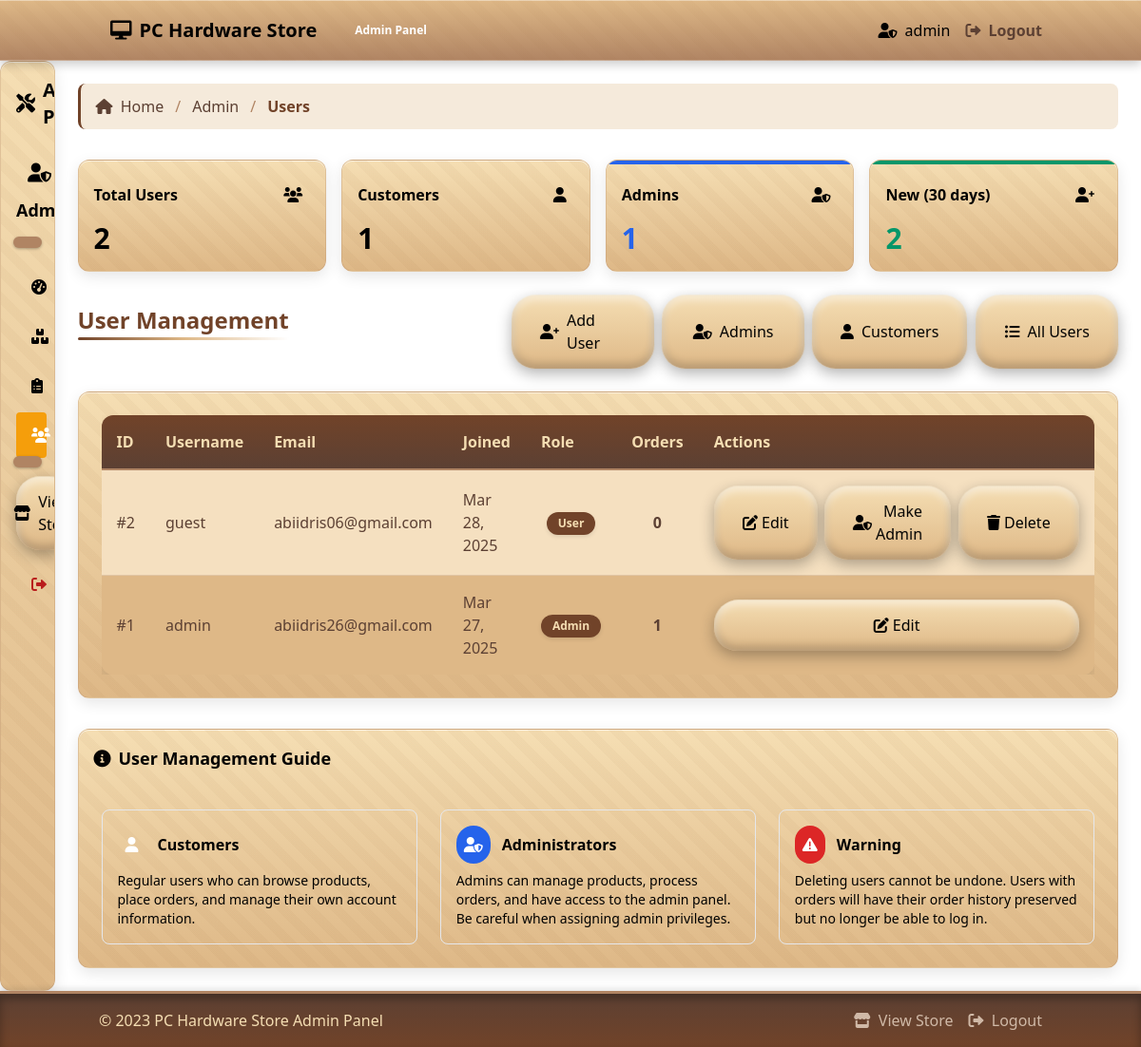
The page /admin/users.php (signed in) on the database its author committed.
### tables this page shows
CREATE TABLE `users` (
  `id` int(11) NOT NULL,
  `username` varchar(50) NOT NULL,
  `email` varchar(100) NOT NULL,
  `password` varchar(255) NOT NULL,
  `created_at` timestamp NOT NULL DEFAULT current_timestamp(),
  `role` enum('user','admin') DEFAULT 'user',
  `active` tinyint(1) DEFAULT 1
);

### admin/users.php (the view, shortened to what the rows shown need)
<?php
require_once '../includes/db.php';
$stmt = $pdo->prepare("
    SELECT * FROM users
    ORDER BY created_at DESC
");
$stmt->execute();
$users = $stmt->fetchAll();
?>
<!DOCTYPE html>
<html lang="en">
<head>
    <link rel="stylesheet" href="https://cdnjs.cloudflare.com/ajax/libs/font-awesome/6.0.0/css/all.min.css">
    <link href="https://cdn.jsdelivr.net/npm/tailwindcss@2.2.19/dist/tailwind.min.css" rel="stylesheet">
    <link rel="stylesheet" href="../assets/css/style.css">
</head>
<body class="flex flex-col min-h-screen bg-amber-50">
    <div class="flex flex-col md:flex-row min-h-screen bg-amber-50 flex-grow">
        <?php require_once 'includes/sidebar.php'; ?>
        <main class="flex-1 p-6">
            <div class="flex justify-between items-center mb-6">
                <h1 class="page-title text-2xl">User Management</h1>
            </div>
            <div class="wood-card overflow-hidden rounded-lg shadow-md mb-8">
                <div class="p-6 relative z-10">
                    <div class="overflow-x-auto">
                        <table class="wood-table w-full">
                            <thead>
                                <tr>
                                    <th class="text-left">ID</th>
                                    <th class="text-left">Username</th>
                                    <th class="text-left">Email</th>
                                    <th class="text-left">Joined</th>
                                    <th class="text-center">Role</th>
                                    <th class="text-center">Orders</th>
                                    <th class="text-right">Actions</th>
                                </tr>
                            </thead>
                            <tbody>
                                <?php if (count($users) > 0): ?>
                                    <?php
                                    $filteredUsers = $users;
                                    if (count($filteredUsers) > 0):
                                        foreach ($filteredUsers as $user):
                                            $stmt = $pdo->prepare("SELECT COUNT(*) as order_count FROM orders WHERE user_id = ?");
                                            $stmt->execute([$user['id']]);
                                            $orderData = $stmt->fetch();
                                            $orderCount = $orderData ? $orderData['order_count'] : 0;
                                    ?>
                                    <tr>
                                        <td class="font-medium">#<?= $user['id'] ?></td>
                                        <td>
                                            <div class="font-medium text-amber-900"><?= htmlspecialchars($user['username']) ?></div>
                                        </td>
                                        <td><?= htmlspecialchars($user['email']) ?></td>
                                        <td><?= date('M j, Y', strtotime($user['created_at'])) ?></td>
                                        <td class="text-center">
                                            <span class="wood-badge inline-block px-2 py-1 rounded text-white text-xs <?=
                                                ($user['role'] == 'admin') ? 'bg-blue-600' : 'bg-amber-600'
                                            ?>">
                                                <?= ucfirst($user['role']) ?>
                                            </span>
                                        </td>
                                        <td class="text-center font-bold">
                                            <?php if ($orderCount > 0): ?>
                                                <a href="orders.php?user_id=<?= $user['id'] ?>" class="hover:text-amber-700 transition-colors">
                                                    <?= $orderCount ?>
                                                </a>
                                            <?php else: ?>
                                                0
                                            <?php endif; ?>
                                        </td>
                                        <td class="text-right">
                                            <div class="flex justify-end space-x-2">
                                                <a href="edit_user.php?id=<?= $user['id'] ?>" class="wooden-cart-button inline-flex items-center px-3 py-1 bg-amber-700 text-black">
                                                    <i class="fas fa-edit mr-1 text-black"></i> Edit
                                                </a>
                                                <?php if ($user['id'] != $_SESSION['user_id']): ?>
                                                    <a href="toggle_admin.php?id=<?= $user['id'] ?>"
                                                       class="wooden-cart-button inline-flex items-center px-3 py-1 <?= ($user['role'] == 'admin') ? 'bg-yellow-600' : 'bg-blue-600' ?> text-black"
                                                       onclick="return confirm('<?= ($user['role'] == 'admin') ? 'Remove admin privileges?' : 'Grant admin privileges?' ?>')">
                                                        <i class="fas <?= ($user['role'] == 'admin') ? 'fa-user' : 'fa-user-shield' ?> mr-1 text-black"></i>
                                                        <?= ($user['role'] == 'admin') ? 'Make Customer' : 'Make Admin' ?>
                                                    </a>
                                                    <a href="delete_user.php?id=<?= $user['id'] ?>"
                                                       class="wooden-cart-button inline-flex items-center px-3 py-1 bg-red-600 text-black"
                                                       onclick="return confirm('Are you sure you want to delete this user? This action cannot be undone.')">
                                                        <i class="fas fa-trash mr-1 text-black"></i> Delete
                                                    </a>
                                                <?php endif; ?>
                                            </div>
                                        </td>
                                    </tr>
                                    <?php endforeach; ?>
                                    <?php else: ?>
                                    <tr>
                                        <td colspan="7" class="text-center py-4 text-amber-800">No users found matching the current filter.</td>
                                    </tr>
                                    <?php endif; ?>
                                <?php else: ?>
                                    <tr>
                                        <td colspan="7" class="text-center py-4 text-amber-800">No users found in the database.</td>
                                    </tr>
                                <?php endif; ?>
                            </tbody>
                        </table>
                    </div>
                </div>
            </div>
        </main>
    </div>
</body>
</html>

### rows shown on the page
users: id "2", username "guest", email "abiidris06@gmail.com", created_at "Mar 28, 2025", role "User", shows "Make Admin"
users: id "1", username "admin", email "abiidris26@gmail.com", created_at "Mar 27, 2025", role "Admin", orderCount "1"

### other values the page prints
$_SESSION['username'] "admin"
$totalUsers "2"
$customerCount "1"
$adminCount "1"
$recentUsers "2"
